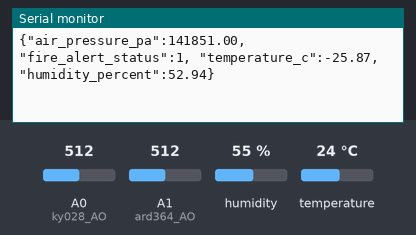
Bench run of a sketch on a simulated Arduino Mega 2560, built with avr-gcc and run on an emulated ATmega2560. Parts: the last lines printed to the serial monitor. The inputs (shaded band) are chosen by the test bench; at power-on: humidity 55 %, A0 (ky028_AO) = 512, A1 (ard364_AO) = 512, temperature 24 °C.

Above: at 2.0 s.
2.1 s: humidity set to 22 %
At 3.4 s:
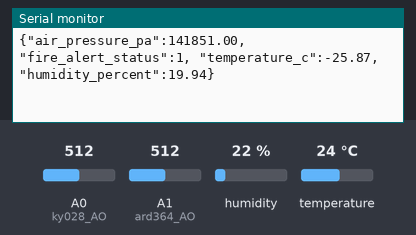
3.8 s: A0 (ky028_AO) set to 716
At 3.8 s:
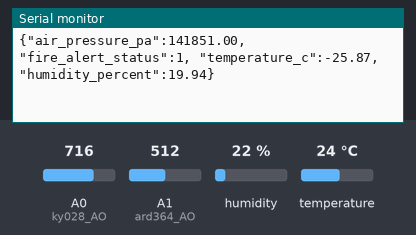
5.5 s: A1 (ard364_AO) set to 716
At 6.9 s:
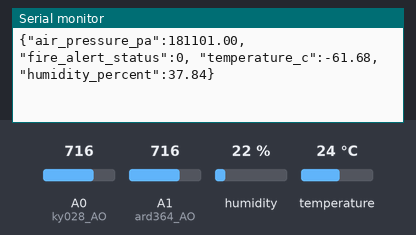
7.2 s: humidity set to 40 %
At 8.8 s:
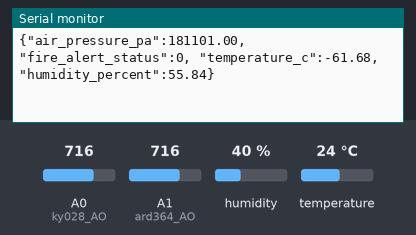
8.9 s: A0 (ky028_AO) set to 992
At 10.1 s:
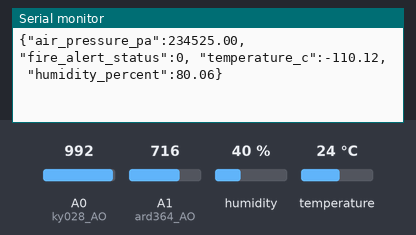
10.6 s: A1 (ard364_AO) set to 306
At 11.9 s:
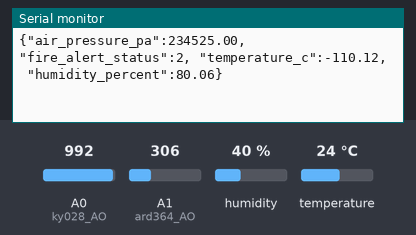
Timing chart, 0 to 13.3 s (numbered marks = the images above; inputs shaded):
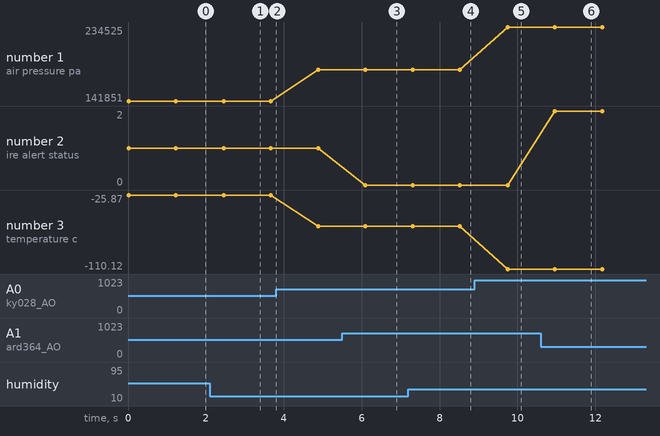

Measured:
- after the input at 2.1 s, the serial monitor: prints a new line after 0.36 s (image 1)
- after the input at 5.5 s, the serial monitor: prints a new line after 0.59 s (image 3)
- after the input at 7.2 s, the serial monitor: prints a new line after 0.12 s (image 4)
- after the input at 8.9 s, the serial monitor: prints a new line after 0.85 s (image 5)
- after the input at 10.6 s, the serial monitor: prints a new line after 0.35 s (image 6)
- plotted number 1: 141851 → 181101 after the input at 3.8 s, 181101 → 234525 after the input at 8.9 s
- plotted number 2: 1 → 0 after the input at 5.5 s, 0 → 2 after the input at 10.6 s
- plotted number 3: -25.87 → -61.68 after the input at 3.8 s, -61.68 → -110.12 after the input at 8.9 s

The sketch:

KY028.ino
```cpp
#include <DHT.h>

// Definimos los pines de conexión para los sensores
const int ky028_AO = A0;  // Pin analógico del KY-028
const int ky028_DO = 22;  // Pin digital del KY-028 (opcional)

const int ard364_AO = A1; // Pin analógico del Ard-364
const int ard364_DO = 23; // Pin digital del Ard-364 (opcional)

const int ky015_pin = 24; // Pin de señal del KY-015

// Tipo de sensor KY-015 (usa DHT11 o DHT22, según corresponda)
#define DHTTYPE DHT11
DHT dht(ky015_pin, DHTTYPE);

void setup() {
  // Iniciamos la comunicación serial
  Serial.begin(115200);
  Serial.println("Iniciando lectura de sensores...");

  // Inicializamos el sensor KY-015
  dht.begin();
}

void loop() {
  // Leemos el valor analógico del KY-028
  int ky028_sensorValue = analogRead(ky028_AO);
  float ky028_temperature = 64 - 0.175529 * ky028_sensorValue;

  // Leemos el valor analógico del Ard-364
  int ard364_sensorValue = analogRead(ard364_AO);
  float ard364_temperature = ard364_sensorValue * (5.0 / 1023.0) * 100.0;
  float air_pressure_pa = map(ky028_temperature, 50, 10, 60081, 103692);

  // Leemos temperatura y humedad del KY-015
  float ky015_temperature = dht.readTemperature();
  float ky015_humidity = dht.readHumidity()-15-(.5*ky028_temperature);

  int risk = map(ard364_sensorValue, 0, 1000, 6, 0);
  int fire_alert = -1;

  if (risk < 3) {
    fire_alert = 0;
  } else if (risk == 3) {
    fire_alert = 1;
  } else {
    fire_alert = 2;
  }


  // Verificamos si la lectura del KY-015 es válida
  if (isnan(ky015_temperature) || isnan(ky015_humidity)) {
    Serial.println("{\"error\":\"Error al leer el KY-015\"}");
  } else {
    // Imprimimos los datos en formato JSON
    Serial.print("{\"air_pressure_pa\":");
    Serial.print(air_pressure_pa);
    Serial.print(", \"fire_alert_status\":");
    Serial.print(fire_alert);
    Serial.print(", \"temperature_c\":");
    Serial.print(ky028_temperature, 2);
    Serial.print(", \"humidity_percent\":");
    Serial.print(ky015_humidity, 2);
    Serial.println("}");
  }

  // Pausa antes de la siguiente lectura
  delay(1200);
}
```
